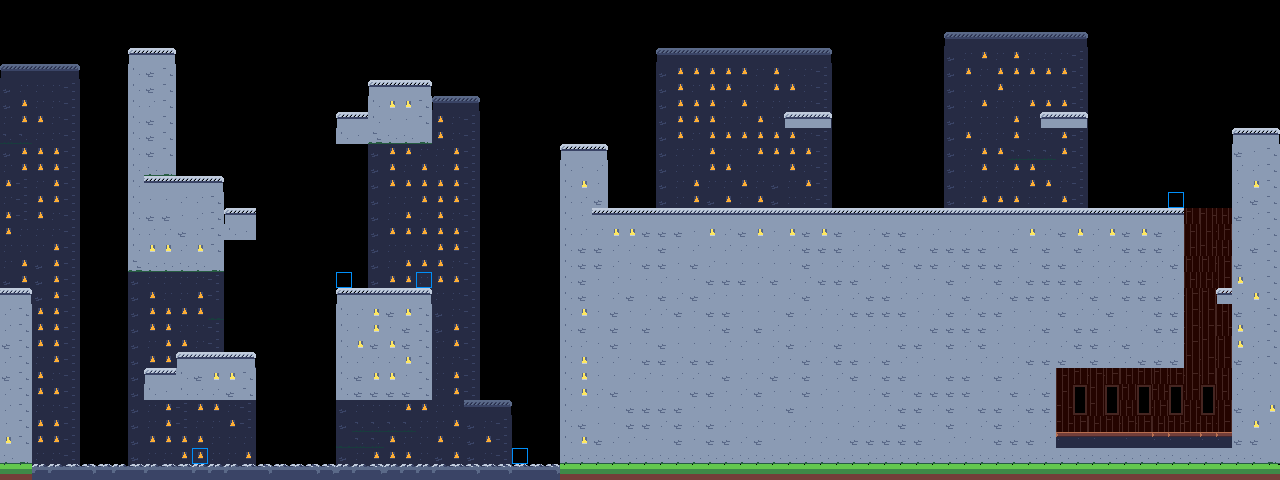

The image is a tile-based game level rendered from a .tmx file. Its description and source (layers, tilesets, objects; grid data summarised) follow:
An orthogonal 80x30 tile map with 16x16 px tiles, 3 tile layers (background, patrollimits, foreground), 2 hidden layers not drawn, 4 tilesets and 6 objects (5x guard, vampire).

<map version="1.2" tiledversion="1.2.3" orientation="orthogonal" renderorder="right-down" width="80" height="30" tilewidth="16" tileheight="16" infinite="0" nextlayerid="7" nextobjectid="12">
 <tileset firstgid="1" source="foregroundtiles.tsx" />
 <tileset firstgid="65" source="backgroundtiles.tsx" />
 <tileset firstgid="129" name="entities" tilewidth="16" tileheight="16" tilecount="64" columns="8">
  <image source="entities.png" width="128" height="128" />
 </tileset>
 <tileset firstgid="193" name="lights" tilewidth="16" tileheight="16" tilecount="36" columns="6">
  <image source="lights.png" width="96" height="96" />
 </tileset>
 <layer id="6" name="parallax" width="80" height="30" visible="0">
  <data>[2400 cells, 1488 non-empty, 10 distinct tile ids]</data>
 </layer>
 <layer id="1" name="background" width="80" height="30">
  <data>[2400 cells, 834 non-empty, 16 distinct tile ids]</data>
 </layer>
 <objectgroup id="3" name="entities">
  <object id="1" name="vampire" gid="129" x="11" y="259" width="16" height="16" />
  <object id="5" name="guard" gid="130" x="383.574" y="440.218" width="16" height="16" />
  <object id="8" name="guard" gid="130" x="376.23" y="268.971" width="16" height="16" />
  <object id="9" name="guard" gid="130" x="729.915" y="181.574" width="16" height="16" />
  <object id="10" name="guard" gid="130" x="973" y="177" width="16" height="16" />
  <object id="11" name="guard" gid="130" x="1081" y="407" width="16" height="16" />
 </objectgroup>
 <layer id="5" name="patrollimits" width="80" height="30">
  <data>[2400 cells, 5 non-empty, 1 distinct tile ids]</data>
 </layer>
 <layer id="2" name="foreground" width="80" height="30">
  <data>[2400 cells, 927 non-empty, 20 distinct tile ids]</data>
 </layer>
 <layer id="4" name="light" width="80" height="30" visible="0" opacity="0.23">
  <data>[2400 cells, 0 non-empty, 0 distinct tile ids]</data>
 </layer>
</map>
